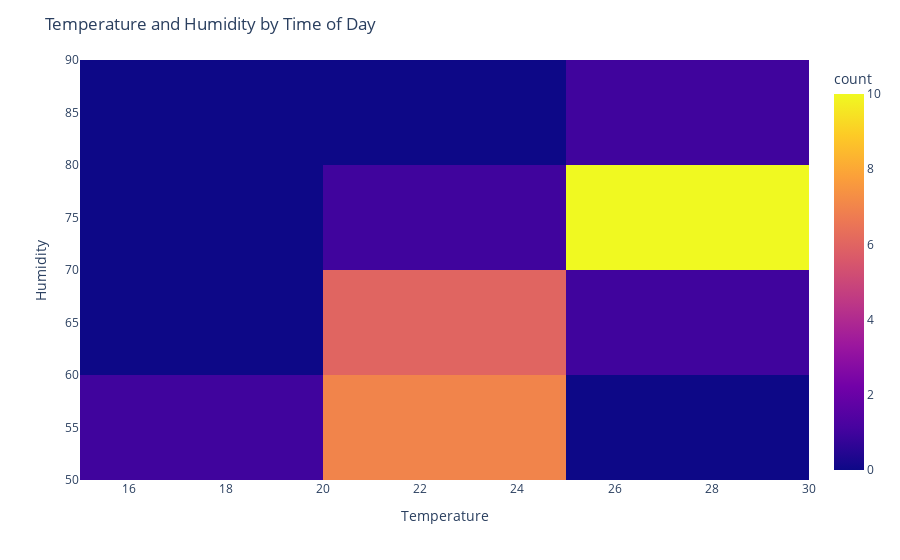

The notebook cell this image was saved under:
### Code cell
# from task part__6
df = pd.read_csv('E:\\Onex\\task\\sensor.csv')
df['Timestamp'] = pd.cut(pd.to_datetime(df['Timestamp']).dt.hour, bins=['0', '6', '12', '18', '24'],
                         labels=(['night', 'morning', 'afternoon', 'evening']))
fig = px.density_heatmap(df, x='Temperature', y='Humidity')
fig.update_layout(title='Temperature and Humidity by Time of Day', xaxis_title='Temperature', yaxis_title='Humidity')
fig.show()

### Figure 1 — Plotly figure (JSON) as saved in the notebook; plotly's stock layout.template omitted (floating-point values rounded to 4 significant figures)
{"data": [{"coloraxis": "coloraxis", "hovertemplate": "Temperature=%{x}<br>Humidity=%{y}<br>count=%{z}<extra></extra>", "name": "", "type": "histogram2d", "x": [22.3, 21.5, 20.9, 20.5, 20.1, 19.7, 20.3, 20.3, 20.3, 20.3, 21.2, 22.8, 23.9, 24.5, 25.1, 26.5, 26.5, null, 27.2, 27.8, null, 28.4, 28.9, 28.1, 27.5, 26.9, 26.1, 25.3, 24.7], "xaxis": "x", "xbingroup": "x", "y": [65.4, 62.1, 59.8, 58.2, 56.7, 54.8, 57.1, 57.1, 57.1, 57.1, 60.9, 64.6, 67.8, 70.2, 72.1, 75.3, 75.3, null, 77.1, 78.5, null, 79.8, 81.2, 77.8, 75.7, 73.6, 70.8, 68.1, 65.9], "yaxis": "y", "ybingroup": "y"}], "layout": {"coloraxis": {"colorbar": {"title": {"text": "count"}}, "colorscale": [[0, "#0d0887"], [0.1111, "#46039f"], [0.2222, "#7201a8"], [0.3333, "#9c179e"], [0.4444, "#bd3786"], [0.5556, "#d8576b"], [0.6667, "#ed7953"], [0.7778, "#fb9f3a"], [0.8889, "#fdca26"], [1, "#f0f921"]]}, "legend": {"tracegroupgap": 0}, "margin": {"t": 60}, "title": {"text": "Temperature and Humidity by Time of Day"}, "xaxis": {"anchor": "y", "domain": [0, 1], "title": {"text": "Temperature"}}, "yaxis": {"anchor": "x", "domain": [0, 1], "title": {"text": "Humidity"}}}}
